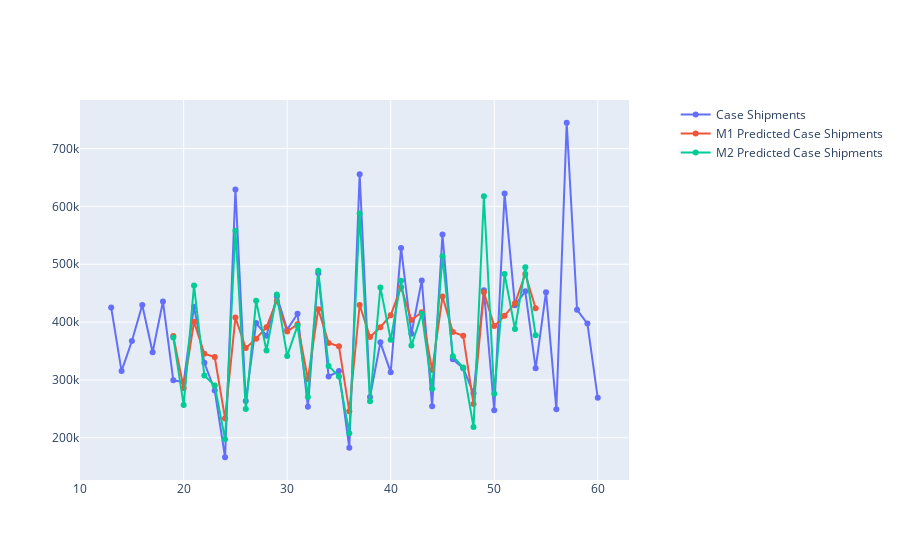

This figure's notebook cell:
### Markdown cell above
### Plot data on case shipments and predictions from both models

### Code cell
x=harmon['Seq month number']
y1=harmon['Case Shipments']
y2=harmon['M1 Predicted Case Shipments']
y3=harmon['M2 Predicted Case Shipments']
#fig = go.Figure()
fig = make_subplots(specs=[[{"secondary_y": True}]])
fig.add_trace(go.Scatter(x=x, y=y1,
                    mode='lines+markers', name='Case Shipments'), secondary_y=False)
fig.add_trace(go.Scatter(x=x, y=y2,
                    mode='lines+markers', name='M1 Predicted Case Shipments'), secondary_y=False)
fig.add_trace(go.Scatter(x=x, y=y3,
                    mode='lines+markers', name='M2 Predicted Case Shipments'), secondary_y=False)
fig.show()

### Figure 1 — Plotly figure (JSON) as saved in the notebook; plotly's stock layout.template omitted (floating-point values rounded to 4 significant figures)
{"data": [{"mode": "lines+markers", "name": "Case Shipments", "type": "scatter", "x": [13, 14, 15, 16, 17, 18, 19, 20, 21, 22, 23, 24, 25, 26, 27, 28, 29, 30, 31, 32, 33, 34, 35, 36, 37, 38, 39, 40, 41, 42, 43, 44, 45, 46, 47, 48, 49, 50, 51, 52, 53, 54, 55, 56, 57, 58, 59, 60], "xaxis": "x", "y": [425075, 315305, 367286, 429432, 347874, 435529, 299403, 296505, 426701, 329722, 281783, 166391, 629402, 263467, 398320, 376569, 444404, 386986, 414314, 253493, 484365, 305989, 315407, 182784, 655748, 270483, 365058, 313135, 528210, 379856, 472058, 254516, 551354, 335826, 320408, 276901, 455136, 247570, 622204, 429331, 453156, 320103, 451779, 249482, 744583, 421186, 397367, 269096], "yaxis": "y"}, {"mode": "lines+markers", "name": "M1 Predicted Case Shipments", "type": "scatter", "x": [13, 14, 15, 16, 17, 18, 19, 20, 21, 22, 23, 24, 25, 26, 27, 28, 29, 30, 31, 32, 33, 34, 35, 36, 37, 38, 39, 40, 41, 42, 43, 44, 45, 46, 47, 48, 49, 50, 51, 52, 53, 54, 55, 56, 57, 58, 59, 60], "xaxis": "x", "y": [null, null, null, null, null, null, 375800.0, 285800.0, 400500.0, 345300.0, 339700.0, 233500.0, 407800.0, 355200.0, 371400.0, 391300.0, 437100.0, 383700.0, 396400.0, 301400.0, 422300.0, 364100.0, 358100.0, 246100.0, 429600.0, 374200.0, 391100.0, 412000.0, 460100.0, 403800.0, 417100.0, 317100.0, 444200.0, 382800.0, 376500.0, 258600.0, 451400.0, 393100.0, 410800.0, 432600.0, 483100.0, 423900.0, null, null, null, null, null, null], "yaxis": "y"}, {"mode": "lines+markers", "name": "M2 Predicted Case Shipments", "type": "scatter", "x": [13, 14, 15, 16, 17, 18, 19, 20, 21, 22, 23, 24, 25, 26, 27, 28, 29, 30, 31, 32, 33, 34, 35, 36, 37, 38, 39, 40, 41, 42, 43, 44, 45, 46, 47, 48, 49, 50, 51, 52, 53, 54, 55, 56, 57, 58, 59, 60], "xaxis": "x", "y": [null, null, null, null, null, null, 373300.0, 256700.0, 463400.0, 307600.0, 290300.0, 197500.0, 557900.0, 249700.0, 436800.0, 350900.0, 447700.0, 341500.0, 393800.0, 270700.0, 488700.0, 324300.0, 306000.0, 208100.0, 587800.0, 263000.0, 459900.0, 369500.0, 471300.0, 359400.0, 414300.0, 284800.0, 514000.0, 341000.0, 321700.0, 218700.0, 617600.0, 276300.0, 483100.0, 388000.0, 494800.0, 377300.0, null, null, null, null, null, null], "yaxis": "y"}], "layout": {"xaxis": {"anchor": "y", "domain": [0, 0.94]}, "yaxis": {"anchor": "x", "domain": [0, 1]}, "yaxis2": {"anchor": "x", "overlaying": "y", "side": "right"}}}
